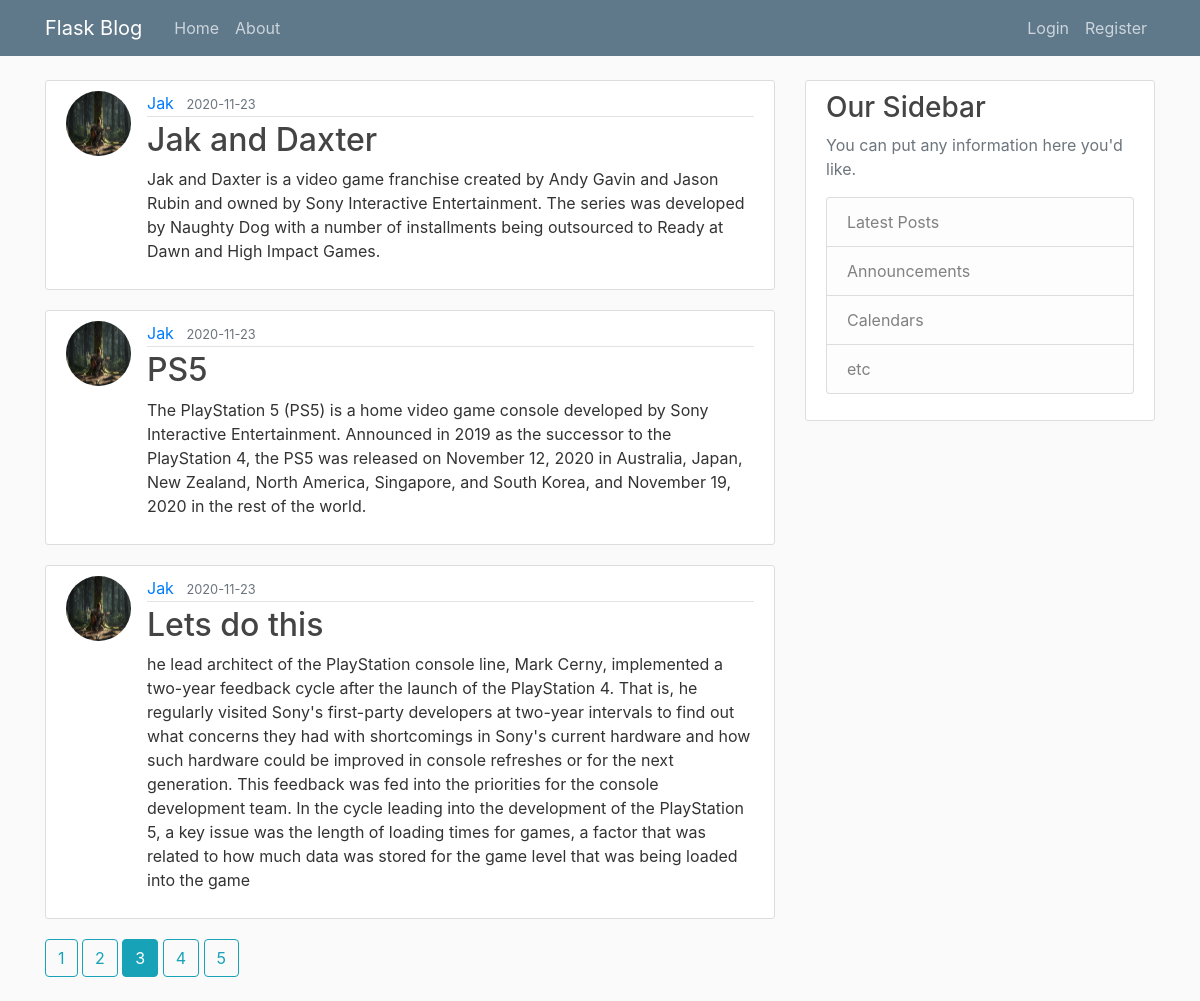
Screenshot of /home?page=3 with the database file from the repository.
### flaskblog/models.py (models this page shows, shortened)
class Post(db.Model):
    id =  db.Column(db.Integer, primary_key = True) # Defining a column of integer type
    title = db.Column(db.String(100), unique = False, nullable = False)
    date_posted = db.Column(db.DateTime, nullable = False, default=datetime.utcnow)
    content = db.Column(db.Text, nullable = False)
    userid = db.Column(db.Integer, db.ForeignKey('user.id'), nullable = False) # object user has id which is foreign key

class User(db.Model, UserMixin): #UserMixin provides default implementations for the methods that Flask-Login expects user objects to have.
    id =  db.Column(db.Integer, primary_key = True) # Defining a column of integer type
    username = db.Column(db.String(20), unique = True, nullable = False)
    email = db.Column(db.String(120), unique = True, nullable = False)
    password = db.Column(db.String(60), unique = False, nullable = False)
    image_file = db.Column(db.String(20), nullable = False, default = "default.jpg")# loads default image
    posts = db.relationship('Post', backref = 'author', lazy = True) # Relationship with Post class, backref by which we can find author of post

### flaskblog/main/routes.py (the view)
@main.route("/") #route defines webpage
@main.route("/home")
def home():
    page = request.args.get('page',1,type = int)
    post = Post.query.order_by(Post.date_posted.desc()).paginate(page = page, per_page = 3)
    return render_template('home.html',posts = post,title = "Spiderman") # posts variable is passed having value post

### flaskblog/templates/home.html
{% extends "layout.html" %}
{% block content %}
    {% for post in posts.items %}
         <article class="media content-section">
         <img class = "rounded-circle article-img" src =
         "{{url_for('static',filename ='profile_pic/'+post.author.image_file)}}">
          <div class="media-body">
            <div class="article-metadata">
              <a class="mr-2" href="{{url_for('users.user_posts',username = post.author.username)}}">{{ post.author.username }}</a>
              <small class="text-muted">{{ post.date_posted.strftime('%Y-%m-%d') }}</small>
            </div>
            <h2><a class="article-title" href=
            "{{url_for('posts.post',post_id = post.id)}}">{{ post.title }}</a></h2>
            <p class="article-content">{{ post.content }}</p>
          </div>
        </article>
    {% endfor %}
    {% for page_num in posts.iter_pages(left_edge = 1, right_edge = 1, left_current = 1, right_current = 2) %}
        {% if page_num %}
            {% if posts.page == page_num %}
                <a class = "btn btn-info mb-4" href="{{url_for('main.home',page = page_num)}}">{{page_num}}</a>
            {% else %}
                <a class = "btn btn-outline-info mb-4" href="{{url_for('main.home',page = page_num)}}">{{page_num}}</a>
            {% endif %}
        {% else %}
            ...
        {% endif %}
    {% endfor %}
{% endblock content %}

### flaskblog/static/main.css (style rules this page uses)
body { background: #fafafa; color: #333333; margin-top: 5rem; }
h1, h2, h3, h4, h5, h6 { color: #444444; }
.content-section { background: #ffffff; padding: 10px 20px; border: 1px solid #dddddd; border-radius: 3px; margin-bottom: 20px; }
.article-title { color: #444444; }
.article-content { white-space: pre-line; }
.article-img { height: 65px; width: 65px; margin-right: 16px; }
.article-metadata { padding-bottom: 1px; margin-bottom: 4px; border-bottom: 1px solid #e3e3e3 }

### rows the page displays
Post: image_file (picture), author.username "Jak", date_posted "2020-11-23", title "Jak and Daxter", content "Jak and Daxter is a video game franchise created by Andy Gavin and Jason Rubin and owned by Sony Interactive Entertainment. The series was developed by Naughty Dog with a number of installments being outsourced to Ready at Dawn and High Impact Games."
Post: image_file (picture), author.username "Jak", date_posted "2020-11-23", title "PS5", content "The PlayStation 5 (PS5) is a home video game console developed by Sony Interactive Entertainment. Announced in 2019 as the successor to the PlayStation 4, the PS5 was released on November 12, 2020 in Australia, Japan, New Zealand, North America, Singapore, and South Korea, and November 19, 2020 in the rest of the world."
Post: image_file (picture), author.username "Jak", date_posted "2020-11-23", title "Lets do this", content "he lead architect of the PlayStation console line, Mark Cerny, implemented a two-year feedback cycle after the launch of the PlayStation 4. That is, he regularly visited Sony's first-party developers at two-year intervals to find out what concerns they had with shortcomings in Sony's current hardware and how such hardware could be improved in console refreshes or for the next generation. This feedback was fed into the priorities for the console development team. In the cycle leading into the development of the PlayStation 5, a key issue was the length of loading times for games, a factor that was related to how much data was stored for the game level that was being loaded into the game"

### other values shown
{{ page_num }} "1" "2" "4" "5"
{{ page_num }} "3"
